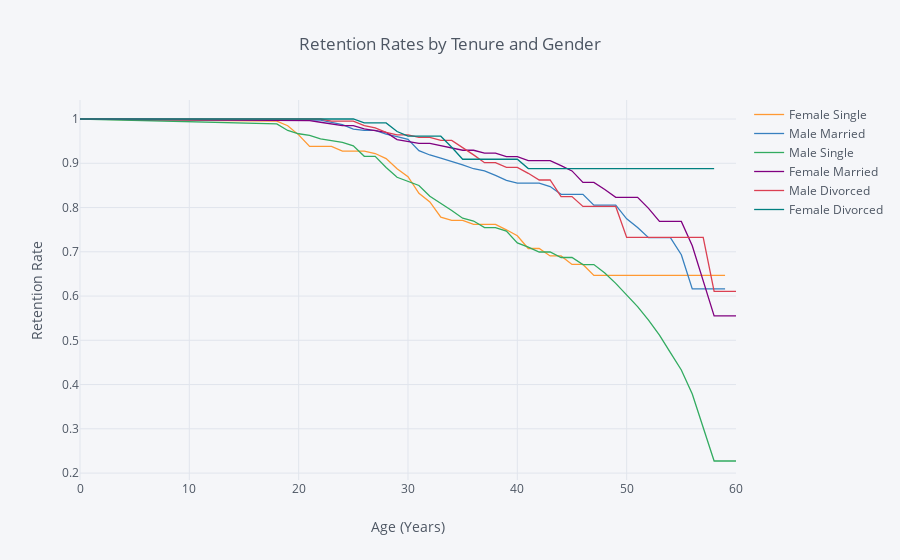

The notebook cell this image was saved under:
### Code cell
rates = survival(data, 'concat', 'Age', 'Attrition')

rates.iplot(kind='line', xTitle='Age (Years)', yTitle='Retention Rate',
            title='Retention Rates by Tenure and Gender')
